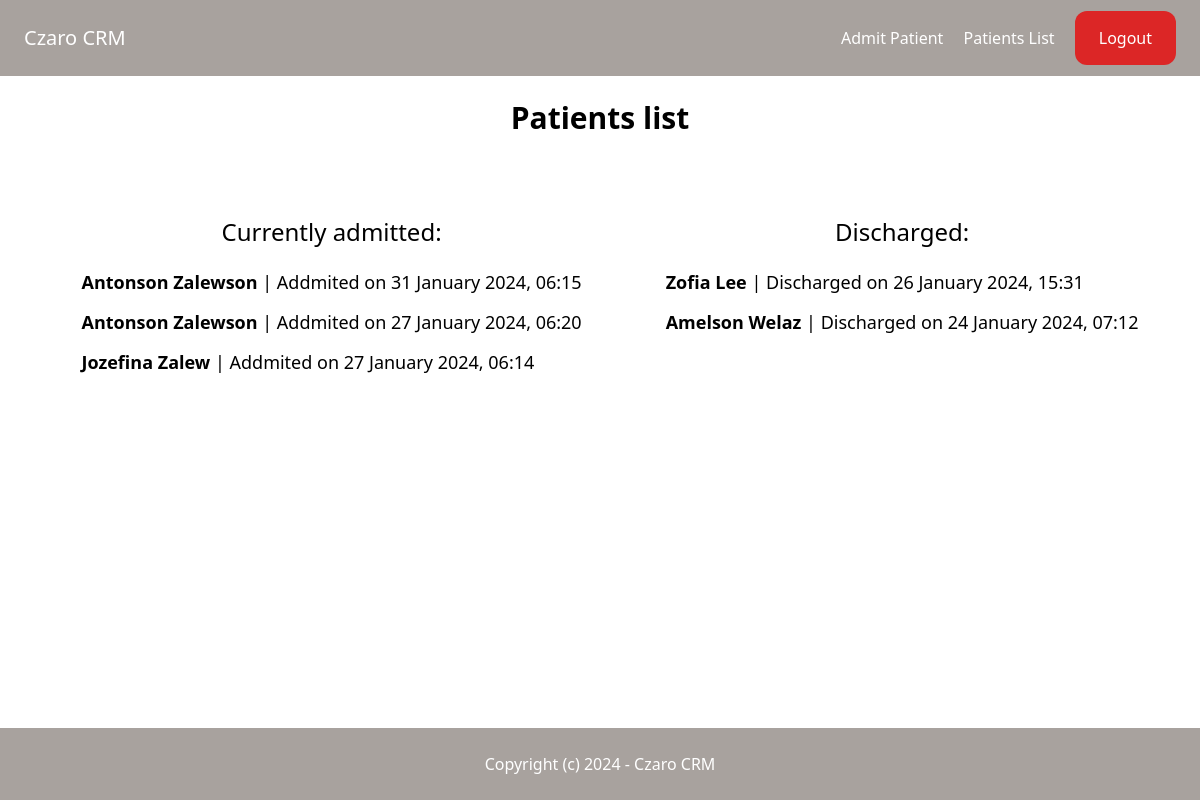
The app's page /patient/ (signed in), older data.
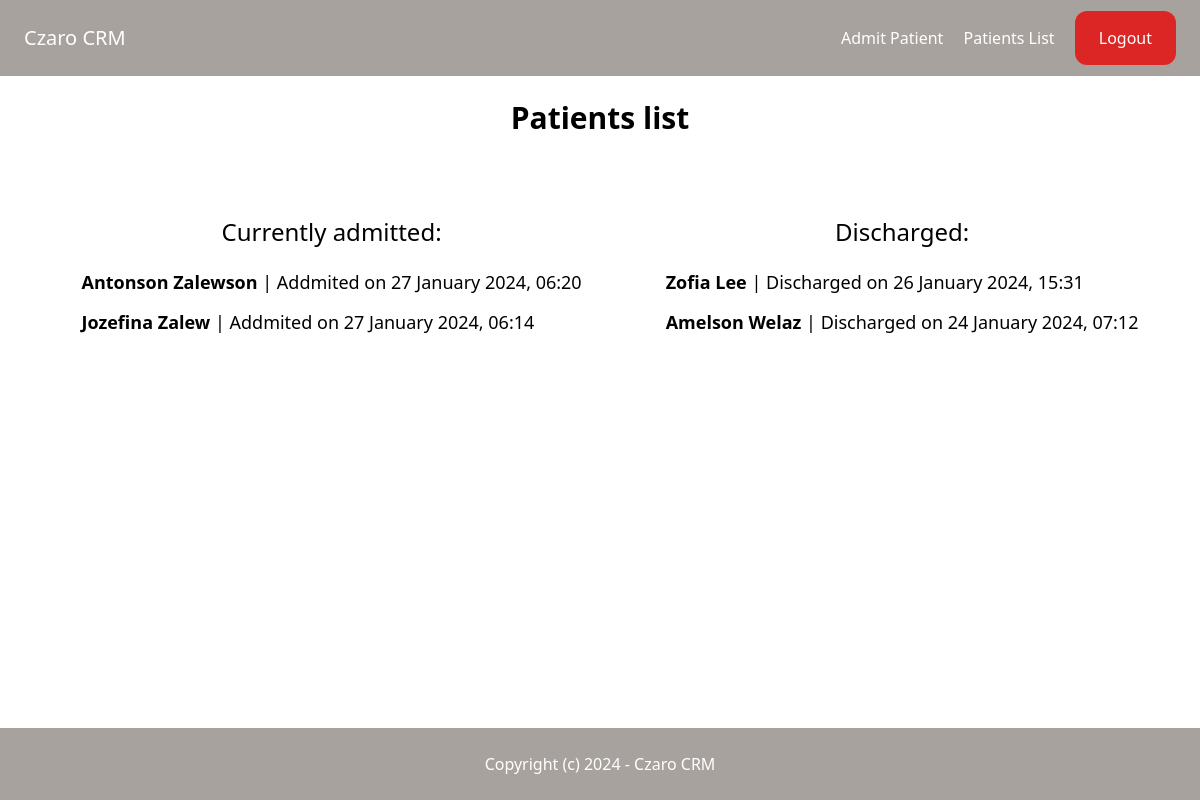
The same page, newer data.
### patient/models.py (models this page shows, shortened)
class Patient(models.Model):
    id = models.UUIDField(primary_key=True, default=uuid.uuid4, editable=False)
    first_name = models.CharField(max_length=255)
    last_name = models.CharField(max_length=255)
    date_of_birth = models.DateField()
    contact_number = models.CharField(max_length=15)
    is_insured = models.BooleanField(choices=YES_NO_CHOICES, default=YES)
    insurance = models.CharField(max_length=255)
    country = models.CharField(max_length=255)
    city = models.CharField(max_length=255)
    street = models.CharField(max_length=255)
    zip_code = models.CharField(max_length=255)
    admitted_by = models.ForeignKey(User, on_delete=models.CASCADE, limit_choices_to={'is_staff': True})
    admitted_on = models.DateTimeField(default=timezone.now)
    consent = models.CharField(max_length = 255, blank=True)
    consent_contact_number = models.CharField(max_length=15, blank=True)
    main_symptom = models.CharField(max_length=255)
    additional_symptoms = models.CharField(max_length=255, blank=True, null=True)
    discharged_on = models.DateTimeField(blank=True, null=True)
    is_discharged = models.BooleanField(default=False)
    status = models.CharField(max_length=45, choices=STATUS_CHOICES, default="admitted")
    died_on = models.DateTimeField(blank=True, null=True)

### patient/views.py (the view)
# urls.py: path("", views.main, name="index"),
@login_required(login_url = "/login/")
def index(request):
    admitted_patients = Patient.objects.filter(is_discharged=False).order_by("-admitted_on")
    discharged_patients = Patient.objects.filter(is_discharged=True).order_by("-discharged_on")
    context = {
        "admitted_patients": admitted_patients,
        "discharged_patients" : discharged_patients,
        "title" : "Patients list"
    }
    return render(request, "patient_list.html", context)

### templates/patient_list.html (shortened to what this page needs)
{% extends "base.html"%}
{% block content %}
<h1 class="text-3xl font-bold text-center mb-20">{{ title }}</h1>
<div class="flex justify-center">
    <div class="px-5">
        <p class="text-2xl text-center mb-5">Currently admitted:</p>
        {% for patient in admitted_patients %}
        <a href="{% url 'patient:page' patient.id %}">
            <p class="mb-3 text-lg">
                <span class="font-bold">{{ patient.first_name }} {{ patient.last_name }}</span> | Addmited on {{ patient.admitted_on|date:"d F Y, H:i" }}
            </p>
        </a>
        {% endfor %}
    </div>
    <div clas="w-1/2 px-5">
        <p class="text-2xl text-center mb-5">Discharged:</p>
        {% for patient in discharged_patients %}
        <a href="{% url 'patient:page' patient.id %}">
            <p class="mb-3 text-lg">
                <span class="font-bold">{{ patient.first_name }} {{ patient.last_name }}</span> | Discharged on {{ patient.discharged_on|date:"d F Y, H:i" }}
            </p>
        </a>
    {% endfor %}
    </div>
</div>
{% endblock %}

### templates/base.html (shortened to what this page needs)
<!DOCTYPE html>
<html>
    <head>
        <script src="https://cdn.tailwindcss.com"></script>
        {% load static %}
    </head>
    <body class="flex flex-col h-screen">
        <nav class="p-6 flex items-center justify-between bg-stone-400">
            <a href="#" class="text-xl text-white">Czaro CRM</a>
            <div class="space-x-4">
                {% if request.user.is_authenticated %}
                    <a href="{% url "patient:add" %}" class="text-white">Admit Patient</a>
                    <a href="{% url "patient:index" %}" class="text-white">Patients List</a>
                    <a href="{% url 'main:logout' %}" class="py-4 px-6 bg-red-600 rounded-xl text-white">Logout</a>
                {% else %}
                    <a href="{% url 'main:login' %}" class="py-4 px-6 bg-zinc-500 text-white rounded-xl">Login</a>
                    <a href="{% url 'main:signup' %}" class="py-4 px-6 bg-zinc-600 text-white rounded-xl">Sign up</a>
                {% endif %}
            </div>
        </nav>
        <main class="p-6 flex-1 mb-4">
            {% block content %}
            {% endblock %}
        </main>
        <footer class="p-6 bg-stone-400">
            <p class="text-xm text-white text-center">Copyright (c) 2024 - Czaro CRM</p>
        </footer>
    </body>
</html>

Row changes from the older to the newer data that the page shows:
removed Patient: first_name "Antonson", last_name "Zalewson", admitted_on "31 January 2024, 06:15", shown under "Patients list"
